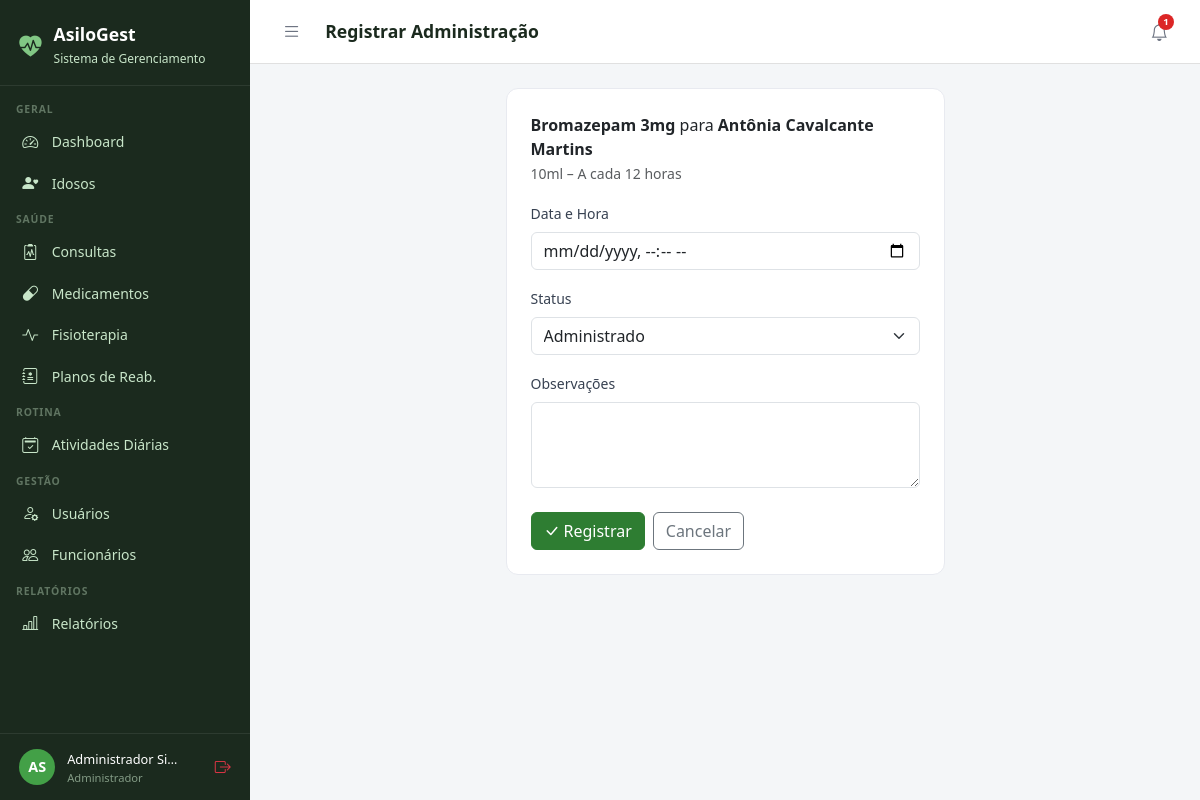
The app's page /medicamentos/administracao/50/registrar/ (signed in) with its own data.
### core/models.py (models this page shows, shortened)
class Usuario(AbstractUser):
    PERFIL_CHOICES = [
        ('administrador', 'Administrador'),
        ('medico', 'Médico'),
        ('fisioterapeuta', 'Fisioterapeuta'),
        ('enfermeiro', 'Enfermeiro(a)'),
        ('recepcionista', 'Recepcionista'),
        ('familiar', 'Familiar do Idoso'),
    ]
    perfil = models.CharField(
        max_length=20, choices=PERFIL_CHOICES,
        default='recepcionista', verbose_name='Perfil de Acesso'
    )
    telefone = models.CharField(max_length=15, blank=True, verbose_name='Telefone')
    cpf = models.CharField(max_length=14, unique=True, null=True, blank=True, verbose_name='CPF')
    foto = models.ImageField(upload_to='usuarios/', blank=True, null=True, verbose_name='Foto')
    data_nascimento = models.DateField(null=True, blank=True, verbose_name='Data de Nascimento')
    especialidade = models.CharField(
        max_length=100, blank=True, verbose_name='Especialidade',
        help_text='Preencha para Médico ou Fisioterapeuta'
    )
    data_admissao = models.DateField(null=True, blank=True, verbose_name='Data de Admissão')
    primeiro_acesso = models.BooleanField(
        default=True, verbose_name='Primeiro Acesso',
        help_text='Usuário deve definir senha no primeiro login'
    )
    ativo = models.BooleanField(default=True, verbose_name='Ativo')
    criado_em = models.DateTimeField(auto_now_add=True)
    class Meta:
        verbose_name = 'Usuário'
        verbose_name_plural = 'Usuários'
        ordering = ['first_name', 'last_name']
    @property
    def is_administrador(self):
        return self.perfil == 'administrador' or self.is_superuser
    @property
    def is_fisioterapeuta(self):
        return self.perfil == 'fisioterapeuta'
    @property
    def is_familiar(self):
        return self.perfil == 'familiar'
    @property
    def pode_ver_saude(self):
        return (self.is_administrador or self.is_medico
                or self.is_fisioterapeuta or self.is_enfermeiro)
    @property
    def pode_cadastrar_usuarios(self):
        return self.is_administrador or self.is_recepcionista
    @property
    def pode_administrar(self):
        return self.is_administrador

### medicamentos/models.py (models this page shows, shortened)
class PrescricaoMedicamento(models.Model):
    FREQUENCIA_CHOICES = [
        ('1x_dia', '1x ao dia'),
        ('2x_dia', '2x ao dia'),
        ('3x_dia', '3x ao dia'),
        ('4x_dia', '4x ao dia'),
        ('cada_6h', 'A cada 6 horas'),
        ('cada_8h', 'A cada 8 horas'),
        ('cada_12h', 'A cada 12 horas'),
        ('sob_demanda', 'Sob demanda'),
        ('semanal', 'Semanal'),
        ('customizado', 'Customizado'),
    ]
    idoso = models.ForeignKey(Idoso, on_delete=models.CASCADE, related_name='prescricoes')
    medicamento = models.ForeignKey(Medicamento, on_delete=models.PROTECT, related_name='prescricoes')
    prescrito_por = models.ForeignKey(Usuario, on_delete=models.SET_NULL, null=True, related_name='prescricoes_feitas', limit_choices_to={'perfil': 'medico'})
    dose = models.CharField(max_length=50, verbose_name='Dose')
    frequencia = models.CharField(max_length=15, choices=FREQUENCIA_CHOICES)
    horarios = models.CharField(max_length=200, blank=True, verbose_name='Horários', help_text='Ex: 08:00, 12:00, 18:00')
    data_inicio = models.DateField(verbose_name='Início')
    data_fim = models.DateField(null=True, blank=True, verbose_name='Fim (deixe em branco para uso contínuo)')
    via_administracao = models.CharField(max_length=50, blank=True, verbose_name='Via de Administração', help_text='Ex: oral, subcutânea, intravenosa')
    observacoes = models.TextField(blank=True)
    ativa = models.BooleanField(default=True)
    criado_em = models.DateTimeField(auto_now_add=True)
    class Meta:
        verbose_name = 'Prescrição'
        verbose_name_plural = 'Prescrições'
        ordering = ['-criado_em']

class Medicamento(models.Model):
    nome = models.CharField(max_length=150, verbose_name='Nome do Medicamento')
    principio_ativo = models.CharField(max_length=150, blank=True)
    fabricante = models.CharField(max_length=100, blank=True)
    forma = models.CharField(max_length=50, blank=True, verbose_name='Forma Farmacêutica', help_text='Ex: comprimido, xarope, injeção')
    estoque_atual = models.IntegerField(default=0, verbose_name='Estoque Atual')
    estoque_minimo = models.IntegerField(default=10, verbose_name='Estoque Mínimo')
    unidade = models.CharField(max_length=20, default='unidade', verbose_name='Unidade de Medida')
    observacoes = models.TextField(blank=True)
    ativo = models.BooleanField(default=True)
    criado_em = models.DateTimeField(auto_now_add=True)
    class Meta:
        verbose_name = 'Medicamento'
        verbose_name_plural = 'Medicamentos'
        ordering = ['nome']

### idosos/models.py (models this page shows, shortened)
class Idoso(models.Model):
    SEXO_CHOICES = [('M', 'Masculino'), ('F', 'Feminino')]
    TIPO_SANGUINEO = [('A+','A+'),('A-','A-'),('B+','B+'),('B-','B-'),('AB+','AB+'),('AB-','AB-'),('O+','O+'),('O-','O-')]
    STATUS_CHOICES = [('ativo','Ativo'),('inativo','Inativo'),('internado','Internado'),('falecido','Falecido')]
    nome = models.CharField(max_length=150, verbose_name='Nome Completo')
    data_nascimento = models.DateField(verbose_name='Data de Nascimento')
    sexo = models.CharField(max_length=1, choices=SEXO_CHOICES)
    cpf = models.CharField(max_length=14, unique=True, null=True, blank=True)
    rg = models.CharField(max_length=20, blank=True)
    tipo_sanguineo = models.CharField(max_length=3, choices=TIPO_SANGUINEO, blank=True)
    foto = models.ImageField(upload_to='idosos/', blank=True, null=True)
    status = models.CharField(max_length=10, choices=STATUS_CHOICES, default='ativo')
    endereco = models.CharField(max_length=200, blank=True)
    cidade = models.CharField(max_length=100, blank=True)
    estado = models.CharField(max_length=2, blank=True)
    cep = models.CharField(max_length=9, blank=True)
    alergias = models.TextField(blank=True, verbose_name='Alergias')
    condicoes_medicas = models.TextField(blank=True, verbose_name='Condições Médicas')
    observacoes = models.TextField(blank=True, verbose_name='Observações Gerais')
    data_entrada = models.DateField(verbose_name='Data de Entrada')
    numero_quarto = models.CharField(max_length=10, blank=True, verbose_name='Quarto')
    criado_em = models.DateTimeField(auto_now_add=True)
    atualizado_em = models.DateTimeField(auto_now=True)
    class Meta:
        verbose_name = 'Idoso'
        verbose_name_plural = 'Idosos'
        ordering = ['nome']

### medicamentos/views.py (the view, shortened to what this page needs)
# urls.py: path('administracao/<int:prescricao_pk>/registrar/', views.registrar_administracao, name='registrar_administracao'),
@login_required
@perfil_required('administrador', 'medico', 'enfermeiro')
def registrar_administracao(request, prescricao_pk):
    prescricao = get_object_or_404(PrescricaoMedicamento, pk=prescricao_pk)
    form = AdministracaoForm(request.POST or None)
    return render(request, 'medicamentos/administracao_form.html', {'form': form, 'prescricao': prescricao})

### medicamentos/forms.py
class AdministracaoForm(forms.ModelForm):
    class Meta:
        model = RegistroAdministracao
        exclude = ['prescricao', 'administrado_por', 'criado_em']
        widgets = {
            'data_hora': forms.DateTimeInput(attrs={'type': 'datetime-local', 'class': 'form-control'}),
            'status': forms.Select(attrs={'class': 'form-select'}),
            'observacoes': forms.Textarea(attrs={'class': 'form-control', 'rows': 3}),
        }

### templates/medicamentos/administracao_form.html (shortened to what this page needs)
{% extends 'base.html' %}
{% block title %}Registrar Administração{% endblock %}{% block page_title %}Registrar Administração{% endblock %}
{% block content %}<div class="row justify-content-center"><div class="col-lg-6"><div class="form-card">
<p class="mb-3"><strong>{{ prescricao.medicamento.nome }}</strong> para <strong>{{ prescricao.idoso.nome }}</strong><br><small class="text-muted">{{ prescricao.dose }} – {{ prescricao.get_frequencia_display }}</small></p>
<form method="post">{% csrf_token %}
<div class="row g-3">
  <div class="col-12"><label class="form-label">Data e Hora</label>{{ form.data_hora }}</div>
  <div class="col-12"><label class="form-label">Status</label>{{ form.status }}</div>
  <div class="col-12"><label class="form-label">Observações</label>{{ form.observacoes }}</div>
  <div class="col-12 d-flex gap-2 pt-2">
    <button type="submit" class="btn btn-primary"><i class="bi bi-check-lg me-1"></i>Registrar</button>
    <a href="{% url 'idosos:detalhe' prescricao.idoso.pk %}" class="btn btn-outline-secondary">Cancelar</a>
  </div>
</div></form></div></div></div>{% endblock %}

### templates/base.html (shortened to what this page needs)
<!DOCTYPE html>
<html lang="pt-br">
<head>
  <link href="https://cdn.jsdelivr.net/npm/bootstrap@5.3.0/dist/css/bootstrap.min.css" rel="stylesheet">
  <link href="https://cdn.jsdelivr.net/npm/bootstrap-icons@1.11.0/font/bootstrap-icons.css" rel="stylesheet">
</head>
<body>
{% if user.is_authenticated %}
<div id="sidebar">
  <div class="sidebar-brand">
    <i class="bi bi-heart-pulse-fill" style="color:#81C784;font-size:1.4rem;"></i>
    <div>
      <h5 style="margin:0;">AsiloGest</h5>
      <small>Sistema de Gerenciamento</small>
    </div>
  </div>
  <nav class="sidebar-nav">
    <div class="nav-section">Geral</div>
    <a href="{% url 'dashboard' %}" class="sidebar-link {% if request.resolver_match.url_name == 'dashboard' %}active{% endif %}">
      <i class="bi bi-speedometer2"></i> Dashboard
    </a>
    <a href="{% url 'idosos:lista' %}" class="sidebar-link">
      <i class="bi bi-person-heart"></i>
      {% if user.is_familiar %}Meus Familiares{% else %}Idosos{% endif %}
    </a>
    {% if user.pode_ver_saude or user.is_familiar %}
    <div class="nav-section">Saúde</div>
    <a href="{% url 'consultas:lista' %}" class="sidebar-link">
      <i class="bi bi-clipboard2-pulse"></i> Consultas
    </a>
    <a href="{% url 'medicamentos:lista' %}" class="sidebar-link">
      <i class="bi bi-capsule"></i> Medicamentos
    </a>
    <a href="{% url 'fisioterapia:lista' %}" class="sidebar-link">
      <i class="bi bi-activity"></i> Fisioterapia
    </a>
    {% if user.pode_ver_saude and not user.is_familiar %}
    <a href="{% url 'fisioterapia:planos_lista' %}" class="sidebar-link">
      <i class="bi bi-journal-medical"></i> Planos de Reab.
    </a>
    {% endif %}
    {% endif %}
    <div class="nav-section">Rotina</div>
    <a href="{% url 'atividades:lista' %}" class="sidebar-link">
      <i class="bi bi-calendar2-check"></i> Atividades Diárias
    </a>
    {% if user.pode_cadastrar_usuarios %}
    <div class="nav-section">Gestão</div>
    <a href="{% url 'usuarios_lista' %}" class="sidebar-link">
      <i class="bi bi-person-gear"></i> Usuários
    </a>
    {% endif %}
    {% if user.pode_administrar %}
    <a href="{% url 'funcionarios:lista' %}" class="sidebar-link">
      <i class="bi bi-people"></i> Funcionários
    </a>
    {% endif %}
    {% if user.pode_ver_saude or user.pode_administrar %}
    <div class="nav-section">Relatórios</div>
    <a href="{% url 'relatorios:lista' %}" class="sidebar-link">
      <i class="bi bi-bar-chart-line"></i> Relatórios
    </a>
    {% endif %}
  </nav>
  <div class="sidebar-user">
    <div class="avatar">{{ user.first_name|first|upper }}{{ user.last_name|first|upper }}</div>
    <div class="info" style="min-width:0;flex:1;">
      <span>{{ user.get_full_name|truncatechars:18 }}</span>
      <small>{{ user.get_perfil_display }}</small>
    </div>
    <a href="{% url 'logout' %}" class="text-danger" title="Sair" style="flex-shrink:0;">
      <i class="bi bi-box-arrow-right"></i>
    </a>
  </div>
</div>
<div id="main">
  <div class="topbar">
    <div class="topbar-left">
      <button class="btn-toggle-sidebar" onclick="toggleSidebar()" title="Menu">
        <i class="bi bi-list"></i>
      </button>
      <h4>{% block page_title %}{% endblock %}</h4>
    </div>
    <div class="d-flex align-items-center gap-2">
      <div style="position:relative;">
        <button class="notif-btn" id="notifBtn" onclick="toggleNotif()" title="Notificações">
          <i class="bi bi-bell"></i>
          {% if notif_count %}
          <span class="notif-badge">{{ notif_count }}</span>
          {% endif %}
        </button>
      </div>
    </div>
  </div>
  <div class="content">
    {% block content %}{% endblock %}
  </div>
</div>
{% else %}
{% block full_content %}{% endblock %}
{% endif %}
</body>
</html>

### templates/base.html (style rules this page uses)
:root { --sidebar-width: 250px; --primary: #2E7D32; --primary-light: #43A047; --accent: #1565C0; --bg-sidebar: #1B2A1E; --bg-sidebar-hover: #2E4A33; --text-sidebar: #C8E6C9; --transition: 0.3s ease; }
body { background: #F4F6F8; font-family: 'Segoe UI', sans-serif; }
#sidebar { position: fixed; top: 0; left: 0; width: var(--sidebar-width); height: 100vh; background: var(--bg-sidebar); z-index: 1000; display: flex; flex-direction: column; overflow-y: auto; transition: transform var(--transition); }
.sidebar-brand { padding: 1.5rem 1.2rem 1rem; border-bottom: 1px solid rgba(255,255,255,0.08); display: flex; align-items: center; gap: .75rem; }
.sidebar-brand h5 { color: #fff; font-weight: 700; margin: 0; font-size: 1.1rem; }
.sidebar-brand small { color: var(--text-sidebar); font-size: .75rem; }
.sidebar-nav { padding: .5rem 0; flex: 1; }
.nav-section { padding: .5rem 1rem .2rem; color: rgba(200,230,201,.4); font-size: .65rem; font-weight: 700; letter-spacing: .08em; text-transform: uppercase; }
.sidebar-link { display: flex; align-items: center; gap: .65rem; padding: .55rem 1.2rem; color: var(--text-sidebar); text-decoration: none; font-size: .875rem; transition: all .2s; border-left: 3px solid transparent; }
.sidebar-link i { font-size: 1rem; width: 1.2rem; }
.sidebar-user { padding: .8rem 1.2rem; border-top: 1px solid rgba(255,255,255,0.08); display: flex; align-items: center; gap: .75rem; }
.sidebar-user .avatar { width: 36px; height: 36px; background: var(--primary-light); border-radius: 50%; display: flex; align-items: center; justify-content: center; color: #fff; font-weight: 700; font-size: .9rem; flex-shrink: 0; }
.sidebar-user .info small { color: rgba(200,230,201,.6); font-size: .7rem; display: block; }
.sidebar-user .info span { color: #fff; font-size: .8rem; }
#main { margin-left: var(--sidebar-width); min-height: 100vh; display: flex; flex-direction: column; transition: margin-left var(--transition); }
.topbar { background: #fff; border-bottom: 1px solid #E0E0E0; padding: .75rem 1.5rem; display: flex; align-items: center; justify-content: space-between; position: sticky; top: 0; z-index: 999; }
.topbar-left { display: flex; align-items: center; gap: 1rem; }
.topbar h4 { margin: 0; font-size: 1.1rem; font-weight: 600; color: #1B2A1E; }
.btn-toggle-sidebar { background: none; border: none; padding: .4rem .5rem; color: #6B7280; cursor: pointer; border-radius: 6px; font-size: 1.2rem; line-height: 1; transition: background .2s, color .2s; }
.notif-btn { position: relative; background: none; border: none; padding: .4rem .5rem; color: #6B7280; cursor: pointer; border-radius: 6px; font-size: 1.1rem; transition: background .2s, color .2s; }
.notif-badge { position: absolute; top: 2px; right: 2px; background: #DC2626; color: #fff; font-size: .6rem; font-weight: 700; min-width: 16px; height: 16px; border-radius: 8px; padding: 0 4px; display: flex; align-items: center; justify-content: center; }
.content { padding: 1.5rem; flex: 1; }
.form-card { background: #fff; border-radius: 12px; border: 1px solid #E8EAF0; padding: 1.5rem; }
.form-label { font-weight: 500; font-size: .875rem; color: #374151; }
.btn-primary { background: var(--primary); border-color: var(--primary); }

### records on screen
Usuario: first_name|first "A", last_name|first "S", get_full_name "Administrador Si…", perfil "Administrador"
PrescricaoMedicamento: medicamento.nome "Bromazepam 3mg", idoso.nome "Antônia Cavalcante Martins", dose "10ml", frequencia "A cada 12 horas"

### other values on screen
{{ notif_count }} "1"
